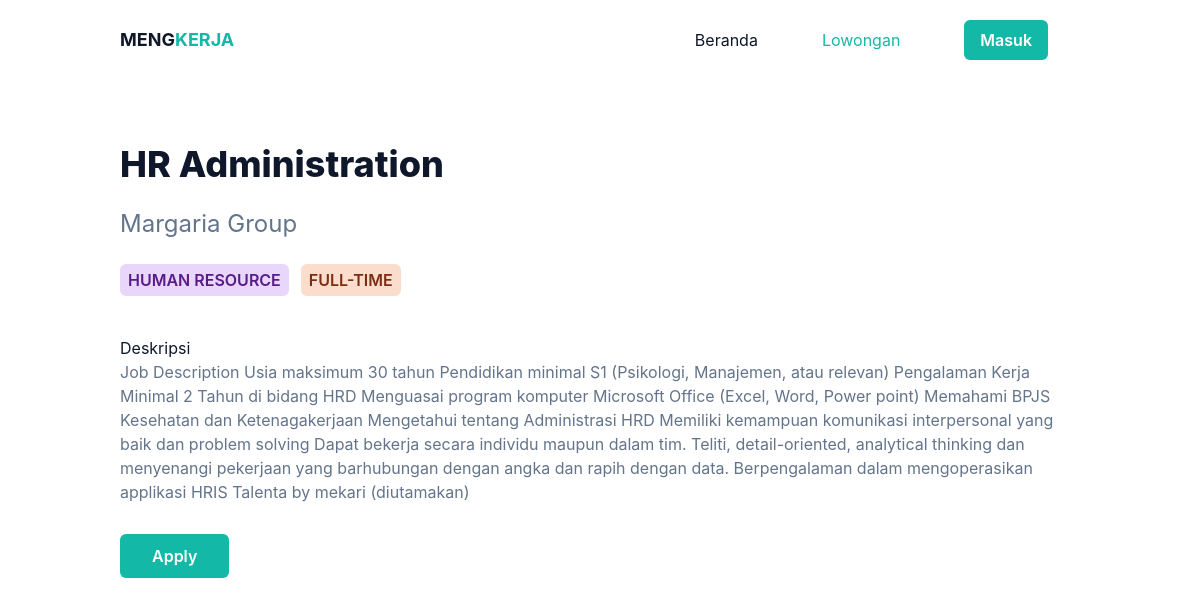
The page /lowongan/show/3 on the database its author committed.
### tables this page shows
CREATE TABLE `job_vacancy` (
  `id` int(11) NOT NULL,
  `category_id` int(11) NOT NULL,
  `type` varchar(255) NOT NULL,
  `name` varchar(255) NOT NULL,
  `company` varchar(255) NOT NULL,
  `description` text NOT NULL,
  `form_link` text NOT NULL
);

CREATE TABLE `category` (
  `id` int(11) NOT NULL,
  `name` varchar(255) NOT NULL
);

### app/core/Controller.php (called while the page is built, shortened)
<?php
class Controller
{
    public function view($view, $data = array())
    {
        require_once 'app/views/' . $view . '.php';
    }
    public function model($model)
    {
        return new $model;
    }
}

### app/core/App.php (called while the page is built, shortened)
<?php
class App
{
    protected $method = 'index';
    protected $params = array();
    public function __construct()
    {
        $url = $this->parseURL();
        if (isset($url[0])) {
            if (file_exists(CONTROLLERS_PATH . ucwords($url[0]) . '.php')) {
                unset($url[0]);
            } else {
                $this->controller = 'Handler';
                $this->method = 'notFound';
            }
        }
        $this->controller = new $this->controller;
        if (isset($url[1])) {
            if (method_exists($this->controller, $url[1])) {
                $this->method = $url[1];
                unset($url[1]);
            } else {
                require_once 'app/controllers/Handler.php';
                $this->controller = new Handler;
                $this->method = 'notFound';
            }
        }
        if (!empty($url)) {
            $this->params = array_values($url);
        }
        call_user_func_array([$this->controller, $this->method], $this->params);
    }
    public function parseURL()
    {
        if (isset($_GET['url'])) {
            $url = rtrim($_GET['url'], '/');
            $url = filter_var($url, FILTER_SANITIZE_URL);
            $url = explode('/', $url);
            return $url;
        }
    }
}

### index.php (called while the page is built, shortened)
<?php
$app = new App;

### app/core/Database.php (called while the page is built, shortened)
<?php
class Database
{
    private $host = DB_HOST;
    private $name = DB_NAME;
    private $user = DB_USER;
    private $pass = DB_PASS;
    private $dbh;
    public $statement;
    public function __construct()
    {
        $dsn = 'mysql:host=' . $this->host . '; dbname=' . $this->name;
        try {
            $this->dbh = new PDO($dsn, $this->user, $this->pass);
        } catch (PDOException $e) {
            die($e->getMessage());
        }
    }
    public function query($query)
    {
        $this->statement = $this->dbh->prepare($query);
    }
    public function bind($param, $value, $type = null)
    {
        if (is_null($type)) {
            switch (true) {
                default:
                    $type = PDO::PARAM_STR;
            }
        }
        $this->statement->bindValue($param, $value, $type);
    }
    public function execute()
    {
        $this->statement->execute();
    }
    public function resultSet()
    {
        $this->execute();
        return $this->statement->fetchAll(PDO::FETCH_ASSOC);
    }
}

### app/models/ModelLowongan.php (called while the page is built, shortened)
<?php
class ModelLowongan
{
    private $table = 'job_vacancy';
    private $db;
    public function __construct()
    {
        $this->db = new Database;
    }
    public function getById($id)
    {
        $this->db->query("SELECT job_vacancy.*, category.name AS 'c_name' FROM {$this->table} JOIN category ON job_vacancy.category_id = category.id WHERE {$this->table}.id = :id");
        $this->db->bind('id', $id);
        return $this->db->resultSet();
    }
}

### app/views/lowongan/show.php (the view, shortened to what this page needs)
<!DOCTYPE html>
<html lang="en">
<head>
    <?php
    include('app/views/templates/header.php')
    ?>
</head>
<body>
    <?php
    include('app/views/templates/navbar.php')
    ?>
    <section id="company" class="pt-36">
        <div class="container">
            <div class="flex flex-warp px-4 mb-56">
                <div class="w-full self-center">
                    <h1 class="font-extrabold text-slate-900 mb-6 text-4xl flex w-full">
                        <?php echo $data['lowongan']['name'] ?>
                    </h1>
                    <div class="mb-6 flex w-full">
                        <p class="text-slate-500 w-full text-2xl">
                            <?php echo $data['lowongan']['company'] ?>
                        </p>
                    </div>
                    <div class="mb-10 flex w-full">
                        <span class="bg-purple-600/20 rounded-md text-purple-900 px-2 py-1 uppercase mr-3 font-semibold"><?php echo $data['lowongan']['c_name'] ?></span>
                        <span class="bg-orange-600/20 rounded-md text-orange-900 px-2 py-1 uppercase font-semibold"><?php echo $data['lowongan']['type'] ?></span>
                    </div>
                    <div class="mb-10 w-full">
                        <p class="text-slate-900 w-full">Deskripsi</p>
                        <p class="text-slate-500 w-full"><?php echo $data['lowongan']['description']  ?></p>
                    </div>
                    <a href="<?php echo $data['lowongan']['form_link'] ?>" class="text-base font-semibold text-white bg-teal-500 py-3 px-8 rounded-md hover:shadow-lg hover:opacity-80">
                        Apply
                    </a>
                </div>
            </div>
        </div>
    </section>
</body>
</html>

### public/css/style.css (style rules this page uses)
html { line-height: 1.5; -webkit-text-size-adjust: 100%; -moz-tab-size: 4; -o-tab-size: 4; tab-size: 4; font-family: ui-sans-serif, system-ui, -apple-system, BlinkMacSystemFont, "Segoe UI", Roboto, "Helvetica Neue", Arial, "Noto Sans", sans-serif, "Apple Color Emoji", "Segoe UI Emoji", "Segoe UI Symbol", "Noto Color Emoji"; font-feature-settings: normal; }
body { margin: 0; line-height: inherit; }
h1, h2, h3, h4, h5, h6 { font-size: inherit; font-weight: inherit; }
a { color: inherit; text-decoration: inherit; }
blockquote, dl, dd, h1, h2, h3, h4, h5, h6, hr, figure, p, pre { margin: 0; }
.container { width: 100%; margin-right: auto; margin-left: auto; padding-right: 16px; padding-left: 16px; }
@media (min-width: 640px) { .container { max-width: 640px; } }
@media (min-width: 768px) { .container { max-width: 768px; } }
@media (min-width: 1024px) { .container { max-width: 1024px; } }
.mb-10 { margin-bottom: 2.5rem; }
.mb-6 { margin-bottom: 1.5rem; }
.mb-56 { margin-bottom: 14rem; }
.mr-3 { margin-right: 0.75rem; }
.flex { display: flex; }
.w-full { width: 100%; }
.self-center { align-self: center; }
.rounded-md { border-radius: 0.375rem; }
.bg-teal-500 { --tw-bg-opacity: 1; background-color: rgb(20 184 166 / var(--tw-bg-opacity)); }
.bg-purple-600\/20 { background-color: rgb(147 51 234 / 0.2); }
.bg-orange-600\/20 { background-color: rgb(234 88 12 / 0.2); }
.px-4 { padding-left: 1rem; padding-right: 1rem; }
.py-3 { padding-top: 0.75rem; padding-bottom: 0.75rem; }
.px-8 { padding-left: 2rem; padding-right: 2rem; }
.px-2 { padding-left: 0.5rem; padding-right: 0.5rem; }
.py-1 { padding-top: 0.25rem; padding-bottom: 0.25rem; }
.pt-36 { padding-top: 9rem; }
.text-base { font-size: 1rem; line-height: 1.5rem; }
.text-4xl { font-size: 2.25rem; line-height: 2.5rem; }
.text-2xl { font-size: 1.5rem; line-height: 2rem; }
.font-semibold { font-weight: 600; }
.font-extrabold { font-weight: 800; }
.uppercase { text-transform: uppercase; }
.text-slate-900 { --tw-text-opacity: 1; color: rgb(15 23 42 / var(--tw-text-opacity)); }
.text-slate-500 { --tw-text-opacity: 1; color: rgb(100 116 139 / var(--tw-text-opacity)); }
.text-white { --tw-text-opacity: 1; color: rgb(255 255 255 / var(--tw-text-opacity)); }
.text-purple-900 { --tw-text-opacity: 1; color: rgb(88 28 135 / var(--tw-text-opacity)); }
.text-orange-900 { --tw-text-opacity: 1; color: rgb(124 45 18 / var(--tw-text-opacity)); }
body { font-family: 'Inter', sans-serif; }

### rows shown on the page
job_vacancy: name "HR Administration", company "Margaria Group", category.name "HUMAN RESOURCE", type "FULL-TIME", description "Job Description Usia maksimum 30 tahun Pendidikan minimal S1 (Psikologi, Manajemen, atau relevan) Pengalaman Kerja Minimal 2 Tahun di bidang HRD Menguasai program komputer Microsoft Office (Excel, Word, Power point) Memahami BPJS Kesehatan dan Ketenagakerjaan Mengetahui tentang Administrasi HRD Memiliki kemampuan komunikasi interpersonal yang baik dan problem solving Dapat bekerja secara individu maupun dalam tim. Teliti, detail-oriented, analytical thinking dan menyenangi pekerjaan yang barhubungan dengan angka dan rapih dengan data. Berpengalaman dalam mengoperasikan applikasi HRIS Talenta by mekari (diutamakan)"
